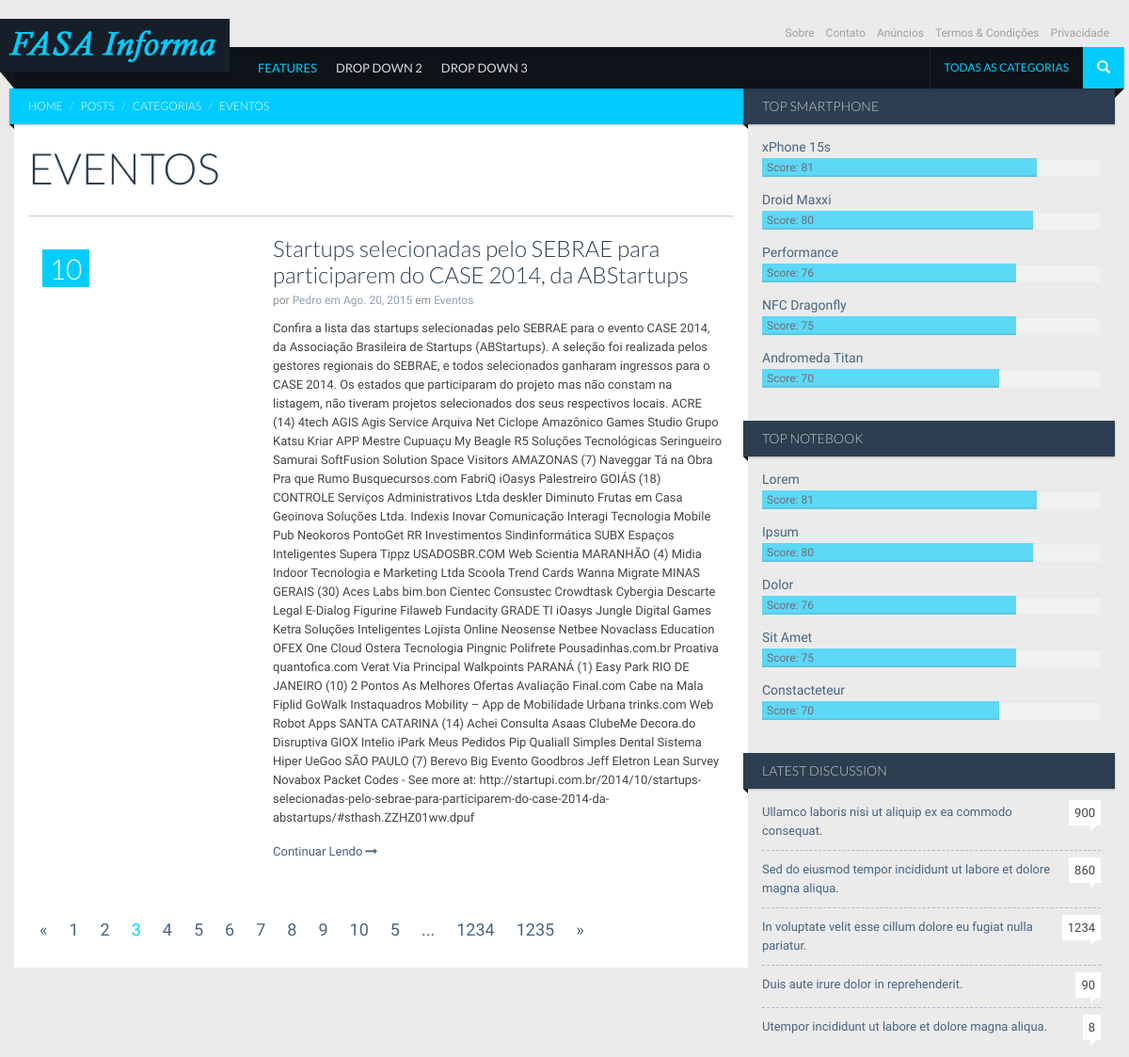
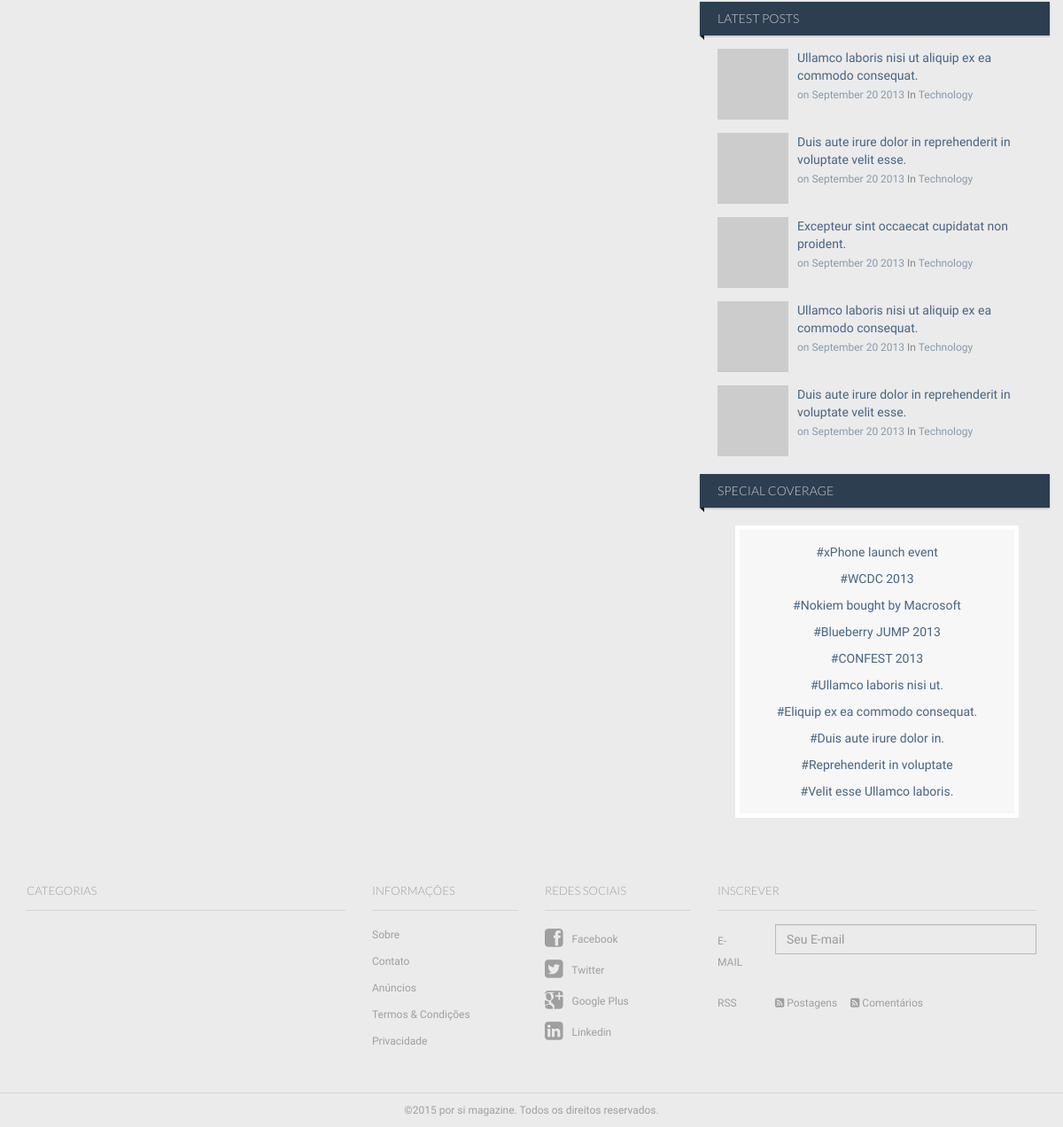
The app's page /posts/category/eventos/ with its own data (2 pictures, top to bottom).
### posts/models.py (models this page shows, shortened)
class Categories(models.Model):
	name  = models.SlugField(blank=True)
	label = models.CharField(max_length=50)
	def __str__(self):
		return self.label

class Posts(models.Model):
	title 	           = models.CharField(max_length=100, null=False, blank=False)
	image_link         = models.CharField(max_length=200)
	short_description  = models.TextField(max_length=10000)
	content            = RichTextField()
	author             = models.ForeignKey(User)
	tags               = models.ManyToManyField('Tags')
	category           = models.ForeignKey('Categories')
	pub_date           = models.DateField()
	pub_hour           = models.TimeField()
	is_active          = models.BooleanField(default=True)
	slug               = models.SlugField(blank=True)

### posts/views.py (the view)
# urls.py: url(r'^category/([\w-]+)/$', PostsCategoryList.as_view(), name='posts_category_list'),
class PostsCategoryList(ListView):
	template_name = 'posts/posts_category_list.html'
	context_object_name = 'posts'
	def get_queryset(self):
		self.category = get_object_or_404(Categories, name=self.args[0])
		return Posts.objects.filter(category=self.category)
	def get_context_data(self, **kwargs):
	    context = super(PostsCategoryList, self).get_context_data(**kwargs)
	    self.category = get_object_or_404(Categories, name=self.args[0])
	    context['category'] = self.category
	    return context

### posts/templates/posts/posts_category_list.html (shortened to what this page needs)
{% extends "homesite/base.html" %}
	{% block content %}
		<div id="main" class="container">
			<div id="content" class="content section row">
				<div class="col-md-8 bg-base col-lg-8 col-xl-9">
					<div class="ribbon ribbon-highlight">
						<ol class="breadcrumb ribbon-inner">
							<li><a href="#">Home</a></li>
							<li><a href="#">Posts</a></li>
							<li><a href="#">Categorias</a></li>
							<li class="active">{{ category.name }}</li>
						</ol>
					</div>
					<header class="page-header">
						<h2 class="page-title">
							{{ category.name|upper }}
						</h2>
					</header>
					<div class="entries">
						{% for post in posts %}
							<article class="entry style-media media type-post">
								<div class="style-review-score">{{ post.id }}</div>
								<figure class="media-object pull-left entry-thumbnail">
								</figure>
								<div class="media-body">
									<header class="entry-header">
										<h3 class="entry-title">
											<a href="{% url 'post_detail' post.slug %}" rel="bookmark">{{ post.title }}</a>
										</h3>
										<div class="entry-meta">
											<span class="author">por <a href="blog.html">{{ post.author }}</a></span>
											<span class="entry-date"><a href="blog.html">em <time datetime="2013-07-04T23:26:34+00:00">{{ post.pub_date }}</time></a></span>
											<span class="category">em <a href="{% url 'posts_category_list' post.category %}">{{ post.category }}</a></span>
										</div>
									</header>
									<p>
										{{ post.short_description }}
										<a href="{% url 'post_detail' post.slug %}" class="more-link">Continuar Lendo<i class="icon icon-long-arrow-right"></i></a>
									</p>
								</div>
							</article>
						{% endfor %}
					</div>
					<ul class="pagination">
						<li><a href="#">&laquo;</a></li>
						<li><a href="#">1</a></li>
						<li><a href="#">2</a></li>
						<li class="active"><span>3</span></li>
						<li><a href="#">4</a></li>
						<li><a href="#">5</a></li>
						<li><a href="#">6</a></li>
						<li><a href="#">7</a></li>
						<li><a href="#">8</a></li>
						<li><a href="#">9</a></li>
						<li><a href="#">10</a></li>
						<li><a href="#">5</a></li>
						<li><span> ... </span></li>
						<li><a href="#">1234</a></li>
						<li><a href="#">1235</a></li>
						<li><a href="#">&raquo;</a></li>
					</ul>
				</div>
				<div class="sidebar col-md-4 col-lg-4 col-xl-3">
					<aside class="widget">
						<h2 class="widget-title ribbon"><span>Top Smartphone</span></h2>
						<ul class="entries">
							<li class="entry style-score-widget">
								<div class="score-label entry-title"><a href="single-full.html">xPhone 15s</a></div>
								<div class="progress">
									<div class="progress-bar" role="progressbar" aria-valuenow="60" aria-valuemin="0" aria-valuemax="100" style="width: 81%;">
										<span>Score:&nbsp;81</span>
									</div>
								</div>
							</li>
							<li class="entry style-score-widget">
								<div class="score-label entry-title"><a href="single-full.html">Droid Maxxi</a></div>
								<div class="progress">
									<div class="progress-bar" role="progressbar" aria-valuenow="60" aria-valuemin="0" aria-valuemax="100" style="width: 80%;">
										<span>Score:&nbsp;80</span>
									</div>
								</div>
							</li>
							<li class="entry style-score-widget">
								<div class="score-label entry-title"><a href="single-full.html">Performance</a></div>
								<div class="progress">
									<div class="progress-bar" role="progressbar" aria-valuenow="60" aria-valuemin="0" aria-valuemax="100" style="width: 75%;">
										<span>Score:&nbsp;76</span>
									</div>
								</div>
							</li>
							<li class="entry style-score-widget">
								<div class="score-label entry-title"><a href="single-full.html">NFC Dragonfly</a></div>
								<div class="progress">
									<div class="progress-bar" role="progressbar" aria-valuenow="60" aria-valuemin="0" aria-valuemax="100" style="width: 75%;">
										<span>Score:&nbsp;75</span>
									</div>
								</div>
							</li>
							<li class="entry style-score-widget">
								<div class="score-label entry-title"><a href="single-full.html">Andromeda Titan</a></div>
								<div class="progress">
									<div class="progress-bar" role="progressbar" aria-valuenow="60" aria-valuemin="0" aria-valuemax="100" style="width: 70%;">
										<span>Score:&nbsp;70</span>
									</div>
								</div>
							</li>
						</ul>
					</aside>
					<aside class="widget">
						<h2 class="widget-title ribbon"><span>Top Notebook</span></h2>
						<ul class="entries">
							<li class="entry style-score-widget">
								<div class="score-label entry-title"><a href="single-full.html">Lorem</a></div>
								<div class="progress">
									<div class="progress-bar" role="progressbar" aria-valuenow="60" aria-valuemin="0" aria-valuemax="100" style="width: 81%;">
										<span>Score:&nbsp;81</span>
									</div>
								</div>
							</li>
							<li class="entry style-score-widget">
								<div class="score-label entry-title"><a href="single-full.html">Ipsum</a></div>
								<div class="progress">
									<div class="progress-bar" role="progressbar" aria-valuenow="60" aria-valuemin="0" aria-valuemax="100" style="width: 80%;">
										<span>Score:&nbsp;80</span>
									</div>
								</div>
							</li>
							<li class="entry style-score-widget">
								<div class="score-label entry-title"><a href="single-full.html">Dolor</a></div>
								<div class="progress">
									<div class="progress-bar" role="progressbar" aria-valuenow="60" aria-valuemin="0" aria-valuemax="100" style="width: 75%;">
										<span>Score:&nbsp;76</span>
									</div>
								</div>
							</li>
							<li class="entry style-score-widget">
								<div class="score-label entry-title"><a href="single-full.html">Sit Amet</a></div>
								<div class="progress">
									<div class="progress-bar" role="progressbar" aria-valuenow="60" aria-valuemin="0" aria-valuemax="100" style="width: 75%;">
										<span>Score:&nbsp;75</span>
									</div>
								</div>
							</li>
							<li class="entry style-score-widget">
								<div class="score-label entry-title"><a href="single-full.html">Constacteteur</a></div>
								<div class="progress">
									<div class="progress-bar" role="progressbar" aria-valuenow="60" aria-valuemin="0" aria-valuemax="100" style="width: 70%;">
										<span>Score:&nbsp;70</span>
									</div>
								</div>
							</li>
						</ul>
					</aside>
					<aside class="widget">
						<h3 class="widget-title ribbon"><span>Latest Discussion</span></h3>
						<ul class="entries">
							<li class="entry style-recent-list type-post">
								<span class="comments-count-balloon">900</span>
								<a href="single.html" rel="bookmark" class="entry-title">Ullamco laboris nisi ut aliquip ex ea commodo consequat.</a>
							</li>
							<li class="entry style-recent-list type-post">
								<span class="comments-count-balloon">860</span>
								<a href="single.html" rel="bookmark" class="entry-title">Sed do eiusmod tempor incididunt ut labore et dolore magna aliqua.</a>
							</li>
							<li class="entry style-recent-list type-post">
								<span class="comments-count-balloon">1234</span>
								<a href="single.html" rel="bookmark" class="entry-title">In voluptate velit esse cillum dolore eu fugiat nulla pariatur.</a>
							</li>
							<li class="entry style-recent-list type-post">
								<span class="comments-count-balloon">90</span>
								<a href="single.html" rel="bookmark" class="entry-title">Duis aute irure dolor in reprehenderit.</a>
							</li>
							<li class="entry style-recent-list type-post">
								<span class="comments-count-balloon">8</span>
								<a href="single.html" rel="bookmark" class="entry-title">Utempor incididunt ut labore et dolore magna aliqua.</a>
							</li>
						</ul>
					</aside>
					<aside class="widget">
						<h2 class="widget-title ribbon"><span>Latest Posts</span></h2>
						<div class="entries row">
							<article class="type-post style-media-list media col-sm-6 col-md-12">
								<img src="../img/placeholder.gif" data-src="../uploads/80x80_1.jpg" data-src-retina="../uploads/160x160_2.jpg" width="80" height="80" class="media-object pull-left" alt="">
								<div class="media-body">
									<h3  class="entry-title">
										<a href="single.html" rel="bookmark">Ullamco laboris nisi ut aliquip ex ea commodo consequat.</a>
									</h3>
									<div class="entry-meta">
										<span class="entry-date"><a href="blog.html">on <time datetime="2013-07-04T23:26:34+00:00">September 20 2013</time></a></span>
										<span class="category">In <a href="blog.html">Technology</a></span>
									</div>
								</div>
							</article>
							<article class="type-post style-media-list media col-sm-6 col-md-12">
								<img src="../img/placeholder.gif" data-src="../uploads/80x80_2.jpg" data-src-retina="../uploads/160x160_2.jpg" width="80" height="80" class="media-object pull-left" alt="">
								<div class="media-body">
									<h3  class="entry-title">
										<a href="single.html" rel="bookmark">Duis aute irure dolor in reprehenderit in voluptate velit esse.</a>
									</h3>
									<div class="entry-meta">
										<span class="entry-date"><a href="blog.html">on <time datetime="2013-07-04T23:26:34+00:00">September 20 2013</time></a></span>
										<span class="category">In <a href="blog.html">Technology</a></span>
									</div>
								</div>
							</article>
							<article class="type-post style-media-list media col-sm-6 col-md-12">
								<img src="../img/placeholder.gif" data-src="../uploads/80x80_3.jpg" data-src-retina="../uploads/160x160_2.jpg" width="80" height="80" class="media-object pull-left" alt="">
								<div class="media-body">
									<h3  class="entry-title">
										<a href="single.html" rel="bookmark">Excepteur sint occaecat cupidatat non proident.</a>
									</h3>
									<div class="entry-meta">
										<span class="entry-date"><a href="blog.html">on <time datetime="2013-07-04T23:26:34+00:00">September 20 2013</time></a></span>
										<span class="category">In <a href="blog.html">Technology</a></span>
									</div>
								</div>
							</article>
							<article class="type-post style-media-list media col-sm-6 col-md-12">
								<img src="../img/placeholder.gif" data-src="../uploads/80x80_4.jpg" data-src-retina="../uploads/160x160_2.jpg" width="80" height="80" class="media-object pull-left" alt="">
								<div class="media-body">
									<h3  class="entry-title">
										<a href="single.html" rel="bookmark">Ullamco laboris nisi ut aliquip ex ea commodo consequat.</a>
									</h3>
									<div class="entry-meta">
										<span class="entry-date"><a href="blog.html">on <time datetime="2013-07-04T23:26:34+00:00">September 20 2013</time></a></span>
										<span class="category">In <a href="blog.html">Technology</a></span>
									</div>
								</div>
							</article>
							<article class="type-post style-media-list media col-sm-6 col-md-12">
								<img src="../img/placeholder.gif" data-src="../uploads/80x80_5.jpg" data-src-retina="../uploads/160x160_2.jpg" width="80" height="80" class="media-object pull-left" alt="">
								<div class="media-body">
									<h3  class="entry-title">
										<a href="single.html" rel="bookmark">Duis aute irure dolor in reprehenderit in voluptate velit esse.</a>
									</h3>
									<div class="entry-meta">
										<span class="entry-date"><a href="blog.html">on <time datetime="2013-07-04T23:26:34+00:00">September 20 2013</time></a></span>
										<span class="category">In <a href="blog.html">Technology</a></span>
									</div>
								</div>
							</article>
						</div>
					</aside>
					<aside class="widget">
						<h3 class="widget-title ribbon"><span>Special Coverage</span></h3>
						<ul class="entries coverageList aligncenter">
							<li><a href="blog.html">#xPhone launch event</a></li>
							<li><a href="blog.html">#WCDC 2013</a></li>
							<li><a href="blog.html">#Nokiem bought by Macrosoft</a></li>
							<li><a href="blog.html">#Blueberry JUMP 2013</a></li>
							<li><a href="blog.html">#CONFEST 2013</a></li>
							<li><a href="blog.html">#Ullamco laboris nisi ut. </a></li>
							<li><a href="blog.html">#Eliquip ex ea commodo consequat.</a></li>
							<li><a href="blog.html">#Duis aute irure dolor in.</a></li>
							<li><a href="blog.html">#Reprehenderit in voluptate</a></li>
							<li><a href="blog.html">#Velit esse Ullamco laboris.</a></li>
						</ul>
					</aside>
				</div>
			</div>
		</div>
	{% endblock content %}

### records on screen
Categories: name "EVENTOS"
Posts: id "10", title "Startups selecionadas pelo SEBRAE para participarem do CASE 2014, da ABStartups", author "Pedro", pub_date "Ago. 20, 2015", category "Eventos", short_description "Confira a lista das startups selecionadas pelo SEBRAE para o evento CASE 2014, da Associação Brasileira de Startups (ABStartups). A seleção foi realizada pelos gestores regionais do SEBRAE, e todos selecionados ganharam ingressos para o CASE 2014. Os estados que participaram do projeto mas não constam na listagem, não tiveram projetos selecionados dos seus respectivos locais. ACRE (14) 4tech AGIS Agis Service Arquiva Net Ciclope Amazônico Games Studio Grupo Katsu Kriar APP Mestre Cupuaçu My Beagle R5 Soluções Tecnológicas Seringueiro Samurai SoftFusion Solution Space Visitors AMAZONAS (7) Naveggar Tá na Obra Pra que Rumo Busquecursos.com FabriQ iOasys Palestreiro GOIÁS (18) CONTROLE…"
